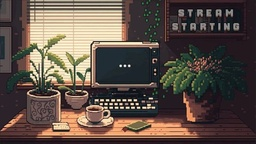
#> input picture Photos/enviorment.jpg, 256 x 144 px, shrunk from 735 x 414 before the run
$ jupyter execute --allow-errors Photos.ipynb
#> lines starting #> are read from the running program, lines starting #| are printed output that depends on the picture
# Tarea 4

## Procedimientos
**Importar librerias**

[cell 1]
from skimage import io
import pandas as pd

**Leer una imagen y mostrarla:**

[cell 2]
img = io.imread("enviorment.jpg")
#> img is the input picture: shape (144, 256, 3); mean R, G, B 92.4, 79.1, 70.8
io.imshow(img)
img.shape
#> Out = (144, 256, 3)

**Aplanar imagen:**

[cell 3]
df = pd.DataFrame(img.flatten())
#> df = table of 110592 rows and 1 columns
filepath = "pixel_values.xlsx"
df.to_excel(filepath, index=False)

**Formagto RGB:**

[cell 4]
from skimage import color
import cv2

img = io.imread("enviorment.jpg")
img_bw = cv2.imread("enviorment.jpg", 0)
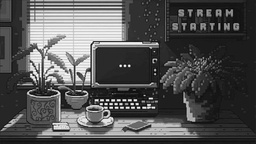
#> img_bw: shape (144, 256); min 0, max 255, mean 82.2
print(img_bw)
#> (printed output is left out)
io.imshow(img_bw)

**Cargar cada imagen colocando ceros en los canales verdes y azul y mostrarla**

[cell 5]
import numpy as np
from skimage import io
import matplotlib.pyplot as plt

# Cargar la imagen
imagen = io.imread('enviorment.jpg')

# Crear una copia de la imagen para no modificar la original
imagen_roja = np.copy(imagen)

# Colocar ceros en los canales verde y azul
imagen_roja[:, :, 1] = 0  # Canal verde
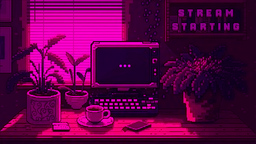
#> imagen_roja: shape (144, 256, 3); mean R, G, B 92.4, 0, 70.8
imagen_roja[:, :, 2] = 0  # Canal azul
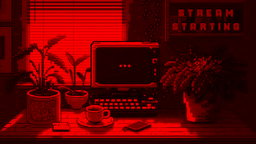
#> imagen_roja: shape (144, 256, 3); mean R, G, B 92.4, 0, 0

# Mostrar la imagen original y la imagen modificada
plt.figure(figsize=(10, 5))

plt.subplot(1, 2, 1)
plt.title('Imagen Original')
plt.imshow(imagen)

plt.subplot(1, 2, 2)
plt.title('Solo Canal Rojo')
plt.imshow(imagen_roja)

plt.show()
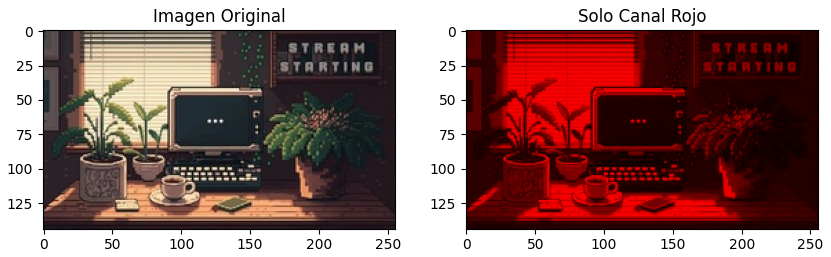
#> figure drawn by matplotlib, 2 panels

$ run again, with Photos/developer.jpg copied over Photos/enviorment.jpg
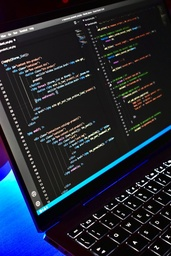
#> input picture Photos/developer.jpg, 171 x 256 px, shrunk from 736 x 1104 before the run
#> img is the input picture: shape (256, 171, 3); mean R, G, B 33.3, 39.6, 52.2
#> df = table of 131328 rows and 1 columns
#> (printed output is left out)
#> `imagen_roja[:, :, 2] = 0`:
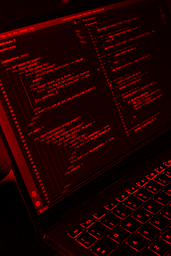
#> imagen_roja: shape (256, 171, 3); mean R, G, B 33.3, 0, 0
#> `plt.show()`:
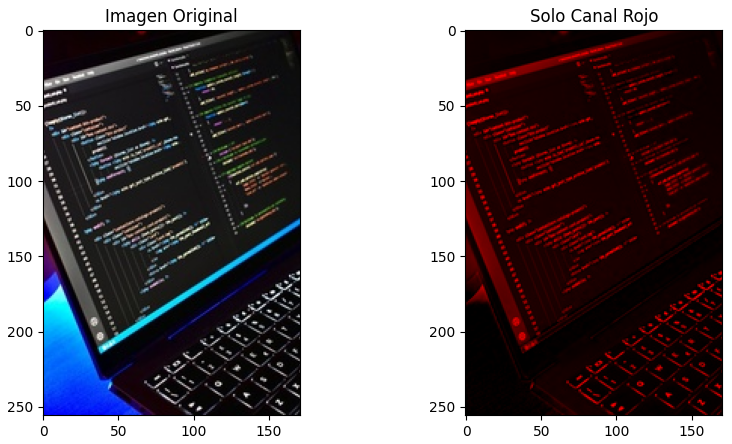
#> figure drawn by matplotlib, 2 panels
